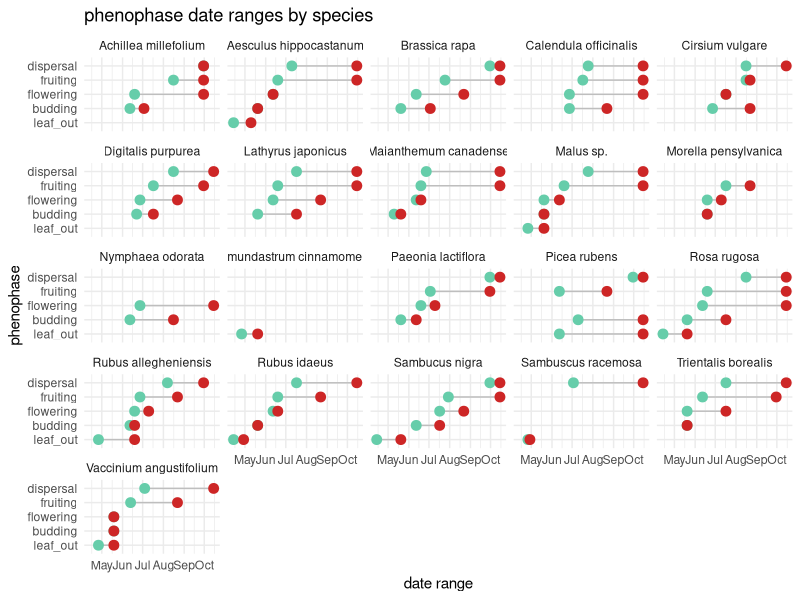
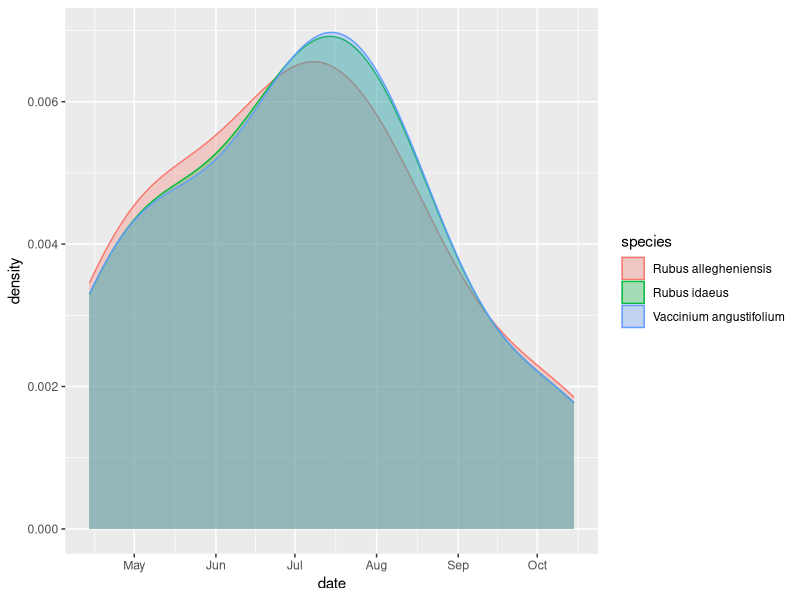
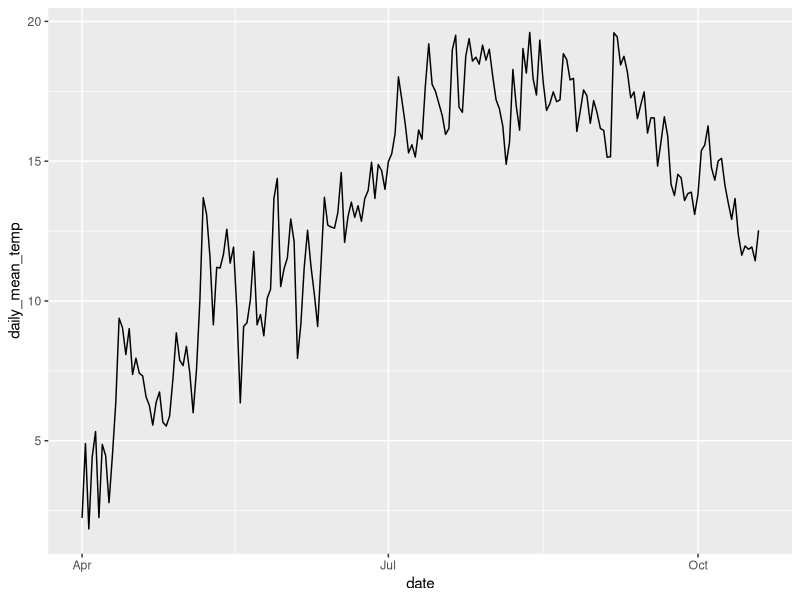
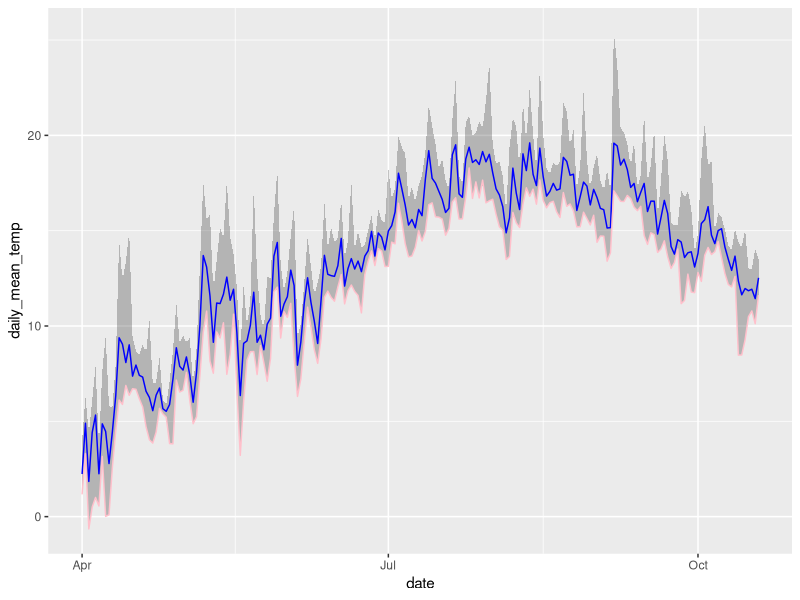

Here is the R script that generated these plots, in order: (Note: this script raises an error after producing the figures.)
## ---- chunk 1
library(tidyverse)
library(broom)
library(readr)
library(dplyr)
library(forcats)
library(lubridate)
## ---- chunk 2
# hurricane_plants <- read_csv("../data/hurricane_plants.csv")

hurricane_plants <- read_csv("../data/hurricane_plants.csv", 
    col_types = cols(date = col_date(format = "%m/%d/%Y")))

weather_data <- read_csv("../data/neracoos_buoy_data.csv")
## ---- chunk 3
# arrange variables in logical order
hurricane_plants <- relocate(hurricane_plants, 
       date, 
       life_form, 
       species, 
      # common_name,
       initial_emergence,
       breaking_leaf_buds_count,
       leaf_presence,
       percent_unfolded_leaves,
       unfolded_leaves_count,
       percent_full_size_leaf,
       percent_leaves_colorful,
       fallen_leaf_presence,
       breaking_needle_bud_count,
       young_needle_count,
       percent_stalk_growth,
       percent_fiddlehead_unrolled,
       buds_and_flowers_count,
       percent_open_flowers,
       pollen_amount,
       pollen_cone_count,
       percent_open_pollen_cones,
       fruit_count,
       unripe_seed_cone_count, 
       percent_ripe_fruits,
       ripe_seed_cone_count,
       dropped_fruit_count,
       notes
       )

# remove empty rows, where life_form is NA 
hurricane_plants <- hurricane_plants %>% 
  filter(!is.na(life_form))
## ---- chunk 4
# first emergence column creation
hurricane_plants_join <- hurricane_plants %>%
  # mutate(date = as.Date(date)) %>%
  group_by(species, initial_emergence) %>% 
  filter(date == min(date)) %>% 
  slice(1) %>% # takes the first occurrence if there is a tie
  ungroup() %>%
  filter(initial_emergence == "TRUE") %>%
  dplyr::select(date, species, first_emergence=initial_emergence)

hurricane_plants <- hurricane_plants %>%
  full_join(hurricane_plants_join, join_by(date, species))
## ---- chunk 5
# create leafing out phenophase
hurricane_plants <- hurricane_plants %>%
  mutate(leaf_out = case_when(
    breaking_leaf_buds_count > 0 & percent_unfolded_leaves < 1 ~ T,
    percent_unfolded_leaves > 0 & percent_unfolded_leaves < 1 ~ T,
    breaking_needle_bud_count > 0 ~ T,
    percent_stalk_growth > 0 & percent_stalk_growth < 1 ~ T,
    .default = F
  ))
  
# create budding phenophase
hurricane_plants <- hurricane_plants %>%
  mutate(budding = case_when(
    buds_and_flowers_count > 0 & percent_open_flowers < 1 ~ T,
    pollen_cone_count > 0 ~ T,
    .default = F
  ))

# create flowering phenophase
hurricane_plants <- hurricane_plants %>%
  mutate(flowering = case_when(
    percent_open_flowers > 0 & buds_and_flowers_count > 0 ~ T,
    pollen_amount != "none" ~ T,
    .default = F
  ))

# create fruiting phenophase
hurricane_plants <- hurricane_plants %>%
  mutate(fruiting = case_when(
    fruit_count > 0 ~ T,
    unripe_seed_cone_count > 0 ~ T,
    .default = F
  ))

# create dispersal phenophase
hurricane_plants <- hurricane_plants %>%
  mutate(dispersal = case_when(
    percent_ripe_fruits > 0 ~ T,
    ripe_seed_cone_count > 1 ~ T,
    dropped_fruit_count > 0 ~ T,
    .default = F
  ))
## ---- chunk 6
# join first emergence to phenophase dataframe
#hurricane_plants <- hurricane_plants %>%
# full_join(hurricane_plants_join, join_by(species))

# pivot longer
hurricane_plants_long <- hurricane_plants %>%
  pivot_longer(
    cols = c(leaf_out : dispersal), 
    names_to = "phenophase"
  ) %>%
  filter(value == "TRUE") %>%
  group_by(species, phenophase) %>%
  summarize(start_date = min(date), 
            end_date = max(date))

# plot
hurricane_plants_long %>%
ggplot() +
  geom_segment( aes(x = (fct_relevel(phenophase, c("leaf_out",
                                                   "budding",
                                                   "flowering",
                                                   "fruiting",
                                                   "dispersal"))), 
                    xend = (fct_relevel(phenophase, c("leaf_out",
                                                      "budding",
                                                      "flowering",
                                                      "fruiting",
                                                      "dispersal"))),
                    y = start_date, 
                    yend=end_date), 
                color = "grey") +
  
  geom_point(aes(x = (fct_relevel(phenophase, c("leaf_out", 
                                                "budding", 
                                                "flowering", 
                                                "fruiting",
                                                "dispersal"))),
                 y = start_date), 
             color = "aquamarine3", 
             size = 3 ) +
  
  geom_point(aes(x = (fct_relevel(phenophase, c("leaf_out", 
                                                "budding", 
                                                "flowering", 
                                                "fruiting",
                                                "dispersal"))),
                 y = end_date), 
             color = "firebrick3", 
             size = 3 ) +
  coord_flip()+
  facet_wrap(~ species) +
  theme_minimal() +
  theme(legend.position = "none",) +
  labs(x = "phenophase",
       y = "date range",
       title = "phenophase date ranges by species")
## ---- chunk 7
#comparisons with raspberry, blackberry, and blueberry
hurricane_plants %>%
  filter(species %in% c("Rubus allegheniensis", "Vaccinium angustifolium", "Rubus idaeus")) %>%
  ggplot(
    aes(x = date, color = species, fill = species,)) +
    geom_density(alpha = 0.3)
   # scale_color_viridis(discrete = TRUE) +
   # scale_fill_viridis(discrete = TRUE)
#This isn't quite what I want here. not sure it should be a density plot cuz i wanna specify that the y axis should be percent ripe fruit. Maybe it should be a histogram instead? R is hard.
## ---- chunk 8
# lubridate weather entries, calculate useful daily temperatures
weather_data <- weather_data %>%
  mutate(time = ymd_hms(time),
         month = month(time),
         day = day(time),
         date = as_date(round_date(time, unit = "day"))) %>%
  mutate(air_temperature = as.numeric(air_temperature)) %>%
  group_by(date) %>%
  summarize(daily_mean_temp = mean(air_temperature, na.rm = TRUE),
            daily_min_temp = min(air_temperature, na.rm = TRUE),
            daily_max_temp = max(air_temperature, na.rm = TRUE),
            daily_sd_temp = sd(air_temperature, na.rm = TRUE))

# glimpse weather data
glimpse(weather_data)
## ---- chunk 9
# set species minimums for temperatures and calculate total days above "frosts"
weather_data %>%
  group_by(date) %>%
  mutate(yarrow_temp_above = case_when(daily_mean_temp > 5 ~ 1, 
                                       TRUE ~ 0),
         apple_temp_above = case_when(daily_mean_temp > 12 ~ 1, 
                                       TRUE ~ 0)) %>% #find relevant temperatures, name by species, and join to hurricane_plants by this variable (dates after critical period)
  pivot_longer(cols = c(yarrow_temp_above, apple_temp_above), names_to = "species_germ", values_to = "germination_possible") %>%
  filter(germination_possible == 1) %>% #earliest non-frost or favourable germination date
  group_by(species_germ) %>%
  slice_min(date, n = 1)
## ---- chunk 10
# line plot daily mean temperature
ggplot(weather_data, aes(x=date, y=daily_mean_temp)) +
  geom_line() 
## ---- chunk 11
# plot ribbon of daily temperature readings
weather_data %>%
  ggplot(aes(x = date)) +
    geom_ribbon(aes(y = daily_mean_temp, ymin = daily_min_temp, ymax = daily_max_temp), alpha = 0.3) +
    geom_line(aes(y = daily_mean_temp), color = "blue") +
    geom_line(aes(y = daily_min_temp), color = "pink") 
## ---- chunk 12
hurricane_climate <- read_file("../data/hurricane_climate.sdb")
